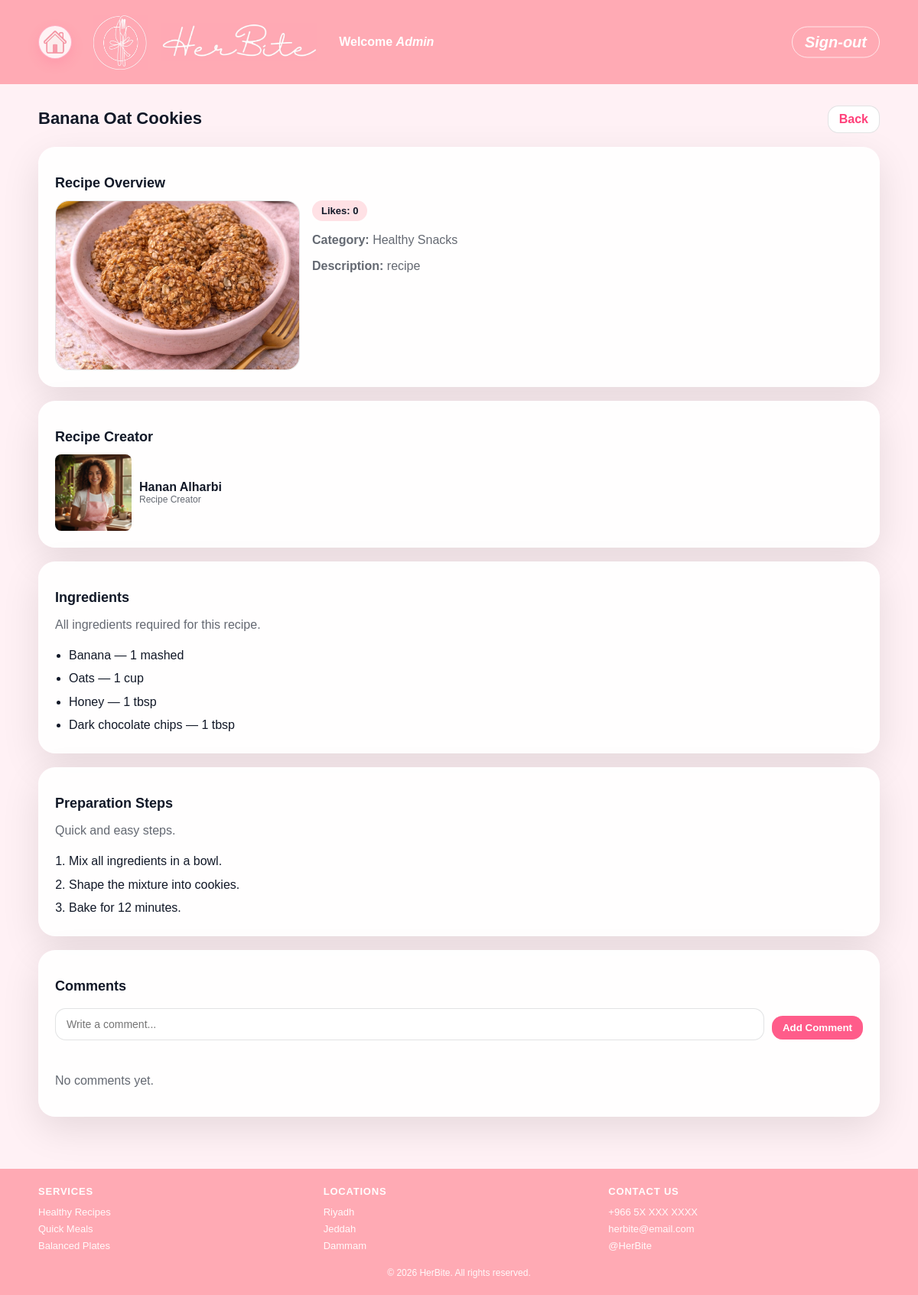
The app's page /viewRecipe.php?id=3 (signed in) with its own data.
### tables this page shows
CREATE TABLE `users` (
  `id` int(11) NOT NULL,
  `userType` enum('user','admin') NOT NULL,
  `firstName` varchar(100) NOT NULL,
  `lastName` varchar(100) NOT NULL,
  `emailAddress` varchar(100) NOT NULL,
  `password` varchar(255) NOT NULL,
  `photoFileName` varchar(255) NOT NULL
);

CREATE TABLE `recipe` (
  `id` int(11) NOT NULL,
  `userID` int(11) NOT NULL,
  `categoryID` int(11) NOT NULL,
  `name` varchar(150) NOT NULL,
  `description` text DEFAULT NULL,
  `photoFileName` varchar(255) DEFAULT NULL,
  `videoFilePath` varchar(255) DEFAULT NULL
);

CREATE TABLE `recipecategory` (
  `id` int(11) NOT NULL,
  `categoryName` varchar(100) NOT NULL
);

CREATE TABLE `recipeingredient` (
  `id` int(11) NOT NULL,
  `recipeID` int(11) NOT NULL,
  `ingredientName` varchar(150) NOT NULL,
  `quantity` varchar(100) NOT NULL
);

CREATE TABLE `recipeinstruction` (
  `id` int(11) NOT NULL,
  `recipeID` int(11) NOT NULL,
  `stepNumber` int(11) NOT NULL,
  `instructionText` text NOT NULL
);

### viewRecipe.php (the view, shortened to what this page needs)
<?php
include("db.php");
$userID = (int) $_SESSION['user_id'];
$recipeID = isset($_GET['id']) ? (int) $_GET['id'] : 0;
$userQuery = "SELECT * FROM users WHERE id = ?";
$stmt = $conn->prepare($userQuery);
$stmt->bind_param("i", $userID);
$stmt->execute();
$userResult = $stmt->get_result();
$currentUser = $userResult->fetch_assoc();
$recipeQuery = "SELECT recipe.*,
                       users.firstName,
                       users.lastName,
                       users.photoFileName AS creatorPhoto,
                       recipecategory.categoryName
                FROM recipe
                JOIN users ON recipe.userID = users.id
                LEFT JOIN recipecategory ON recipe.categoryID = recipecategory.id
                WHERE recipe.id = ?";
$stmt = $conn->prepare($recipeQuery);
$stmt->bind_param("i", $recipeID);
$stmt->execute();
$recipeResult = $stmt->get_result();
$recipe = $recipeResult->fetch_assoc();
$likesQuery = "SELECT COUNT(*) AS totalLikes FROM likes WHERE recipeID = ?";
$stmt = $conn->prepare($likesQuery);
$stmt->bind_param("i", $recipeID);
$stmt->execute();
$likesResult = $stmt->get_result();
$likesRow = $likesResult->fetch_assoc();
$totalLikes = $likesRow['totalLikes'] ?? 0;
$ingredientsQuery = "SELECT ingredientName, quantity
                     FROM recipeingredient
                     WHERE recipeID = ?
                     ORDER BY id ASC";
$stmt = $conn->prepare($ingredientsQuery);
$stmt->bind_param("i", $recipeID);
$stmt->execute();
$ingredientsResult = $stmt->get_result();
$instructionsQuery = "SELECT stepNumber, instructionText
                      FROM recipeinstruction
                      WHERE recipeID = ?
                      ORDER BY stepNumber ASC, id ASC";
$stmt = $conn->prepare($instructionsQuery);
$stmt->bind_param("i", $recipeID);
$stmt->execute();
$instructionsResult = $stmt->get_result();
$commentsQuery = "SELECT comment.comment,
                         comment.date,
                         users.firstName,
                         users.lastName,
                         users.photoFileName
                  FROM comment
                  JOIN users ON comment.userID = users.id
                  WHERE comment.recipeID = ?
                  ORDER BY comment.date DESC, comment.id DESC";
$stmt = $conn->prepare($commentsQuery);
$stmt->bind_param("i", $recipeID);
$stmt->execute();
$commentsResult = $stmt->get_result();
?>
<!DOCTYPE html>
<html lang="en">
<head>
  <link rel="stylesheet" href="stylesheet.css">
</head>
<body class="user-page view-page admin-page header-admin">
  <div class="page">
    <header class="site-header">
      <div class="header-inner">
        <a href="user.php" class="home-link" aria-label="Go to home">
          <img src="home.PNG" alt="Home">
        </a>
        <div class="brand">
          <img src="logo.jpg" alt="HerBite Logo">
        </div>
        <div class="brand-title">
          <img src="title.jpg" alt="HerBite Title">
        </div>
        <div class="header-right">
          <div class="welcome">Welcome <span class="name"><?php echo htmlspecialchars($currentUser['firstName']); ?></span></div>
        </div>
        <div class="logout">
          <a href="logout.php">Sign-out</a>
        </div>
      </div>
    </header>
    <main class="page-main">
      <section class="view-head">
        <div class="view-title">
          <h2><?php echo htmlspecialchars($recipe['name']); ?></h2>
        </div>
        <div class="view-actions">
          <a class="btn-small btn-ghost" href="myRecipes.php">Back</a>
        </div>
      </section>
      <section class="admin-card view-card">
        <h2>Recipe Overview</h2>
        <div class="overview-grid">
          <div class="overview-imgWrap">
            <img src="<?php echo htmlspecialchars(!empty($recipe['photoFileName']) ? $recipe['photoFileName'] : 'default.png'); ?>" class="overview-img" alt="<?php echo htmlspecialchars($recipe['name']); ?>">
          </div>
          <div class="overview-info">
            <div class="meta">
              <span class="meta-item">Likes: <?php echo $totalLikes; ?></span>
            </div>
            <p class="muted"><strong>Category:</strong> <?php echo htmlspecialchars($recipe['categoryName'] ?? 'Uncategorized'); ?></p>
            <p class="muted"><strong>Description:</strong> <?php echo htmlspecialchars($recipe['description']); ?></p>
          </div>
        </div>
      </section>
      <section class="admin-card view-card">
        <h2>Recipe Creator</h2>
        <div class="creator-cell">
          <img src="<?php echo htmlspecialchars(!empty($recipe['creatorPhoto']) ? $recipe['creatorPhoto'] : 'default.png'); ?>" alt="Creator photo" class="creator-avatar square">
          <div>
            <div style="font-weight:800;"><?php echo htmlspecialchars($recipe['firstName'] . ' ' . $recipe['lastName']); ?></div>
            <div class="muted small">Recipe Creator</div>
          </div>
        </div>
      </section>
      <section class="admin-card view-card">
        <h2>Ingredients</h2>
        <p class="muted">All ingredients required for this recipe.</p>
        <?php if ($ingredientsResult->num_rows > 0) { ?>
          <ul class="steps-list">
            <?php while ($ingredient = $ingredientsResult->fetch_assoc()) { ?>
              <li>
                <?php echo htmlspecialchars($ingredient['ingredientName']); ?> — <?php echo htmlspecialchars($ingredient['quantity']); ?>
              </li>
            <?php } ?>
          </ul>
        <?php } else { ?>
          <p class="muted">No ingredients added.</p>
        <?php } ?>
      </section>
      <section class="admin-card view-card">
        <h2>Preparation Steps</h2>
        <p class="muted">Quick and easy steps.</p>
        <?php if ($instructionsResult->num_rows > 0) { ?>
          <ol class="steps-list">
            <?php while ($instruction = $instructionsResult->fetch_assoc()) { ?>
              <li><?php echo htmlspecialchars($instruction['instructionText']); ?></li>
            <?php } ?>
          </ol>
        <?php } else { ?>
          <p class="muted">No preparation steps added.</p>
        <?php } ?>
      </section>
      <section class="admin-card view-card">
        <h2>Comments</h2>
        <form class="comment-form" action="addComment.php" method="post">
          <input type="text" name="comment" placeholder="Write a comment..." required>
          <button class="btn-small btn-primary" type="submit">Add Comment</button>
        </form>
        <div class="comments">
          <?php if ($commentsResult->num_rows > 0) { ?>
            <?php while ($comment = $commentsResult->fetch_assoc()) { ?>
              <div class="comment">
                <div class="comment-head">
                  <img src="<?php echo htmlspecialchars(!empty($comment['photoFileName']) ? $comment['photoFileName'] : 'default.png'); ?>" alt="User photo" class="comment-avatar">
                  <div class="comment-meta">
                    <div class="comment-name"><?php echo htmlspecialchars($comment['firstName'] . ' ' . $comment['lastName']); ?></div>
                    <div class="comment-time muted small"><?php echo htmlspecialchars($comment['date']); ?></div>
                  </div>
                </div>
                <div class="comment-body"><?php echo htmlspecialchars($comment['comment']); ?></div>
              </div>
            <?php } ?>
          <?php } else { ?>
            <p class="muted">No comments yet.</p>
          <?php } ?>
        </div>
      </section>
    </main>
    <footer class="site-footer">
      <div class="footer-inner">
        <div class="footer-col">
          <h4>Services</h4>
          <p>Healthy Recipes</p>
          <p>Quick Meals</p>
          <p>Balanced Plates</p>
        </div>
        <div class="footer-col">
          <h4>Locations</h4>
          <p>Riyadh</p>
          <p>Jeddah</p>
          <p>Dammam</p>
        </div>
        <div class="footer-col">
          <h4>Contact Us</h4>
          <p>+966 5X XXX XXXX</p>
          <p>herbite@email.com</p>
          <p>@HerBite</p>
        </div>
      </div>
      <div class="footer-bottom">
        © 2026 HerBite. All rights reserved.
      </div>
    </footer>
  </div>
</body>
</html>

### records on screen
users: firstName "Admin"
recipe: name "Banana Oat Cookies", photoFileName (picture), recipecategory.categoryName "Healthy Snacks", description "recipe", userID.photoFileName (picture), userID.lastName "Hanan Alharbi"
recipeingredient: ingredientName "Banana", quantity "1 mashed"
recipeingredient: ingredientName "Oats", quantity "1 cup"
recipeingredient: ingredientName "Honey", quantity "1 tbsp"
recipeingredient: ingredientName "Dark chocolate chips", quantity "1 tbsp"
recipeinstruction: instructionText "Mix all ingredients in a bowl."
recipeinstruction: instructionText "Shape the mixture into cookies."
recipeinstruction: instructionText "Bake for 12 minutes."

### other values on screen
$totalLikes "0"
